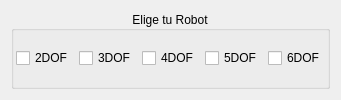
              <widget class="QWidget" name="tabWidgetPage2">
               <attribute name="title">
                <string>Robots Simples</string>
               </attribute>
               <layout class="QGridLayout" name="gridLayout_8">
                <item row="0" column="0">
                 <widget class="QGroupBox" name="gridGroupBox_2">
                  <property name="maximumSize">
                   <size>
                    <width>460</width>
                    <height>200</height>
                   </size>
                  </property>
                  <property name="title">
                   <string>Elige tu Robot</string>
                  </property>
                  <property name="alignment">
                   <set>Qt::AlignCenter</set>
                  </property>
                  <layout class="QGridLayout" name="gridLayout_20">
                   <property name="leftMargin">
                    <number>2</number>
                   </property>
                   <property name="topMargin">
                    <number>2</number>
                   </property>
                   <property name="rightMargin">
                    <number>2</number>
                   </property>
                   <property name="bottomMargin">
                    <number>2</number>
                   </property>
                   <item row="0" column="0">
                    <widget class="QCheckBox" name="checkBox2DOFs">
                     <property name="toolTip">
                      <string>&lt;html&gt;&lt;head/&gt;&lt;body&gt;&lt;p&gt;Robot basico de 2 grados de libertad&lt;/p&gt;&lt;/body&gt;&lt;/html&gt;</string>
                     </property>
                     <property name="text">
                      <string>2DOF</string>
                     </property>
                    </widget>
                   </item>
                   <item row="0" column="1">
                    <widget class="QCheckBox" name="checkBox3DOFs">
                     <property name="toolTip">
                      <string>&lt;html&gt;&lt;head/&gt;&lt;body&gt;&lt;p&gt;Robot basico de 3 grados de libertad&lt;/p&gt;&lt;/body&gt;&lt;/html&gt;</string>
                     </property>
                     <property name="text">
                      <string>3DOF</string>
                     </property>
                    </widget>
                   </item>
                   <item row="0" column="2">
                    <widget class="QCheckBox" name="checkBox4DOFs">
                     <property name="toolTip">
                      <string>&lt;html&gt;&lt;head/&gt;&lt;body&gt;&lt;p&gt;Robot basico de 4 grados de libertad&lt;/p&gt;&lt;/body&gt;&lt;/html&gt;</string>
                     </property>
                     <property name="text">
                      <string>4DOF</string>
                     </property>
                    </widget>
                   </item>
                   <item row="0" column="3">
                    <widget class="QCheckBox" name="checkBox5DOFs">
                     <property name="toolTip">
                      <string>&lt;html&gt;&lt;head/&gt;&lt;body&gt;&lt;p&gt;Robot basico de 5 grados de libertad&lt;/p&gt;&lt;/body&gt;&lt;/html&gt;</string>
                     </property>
                     <property name="text">
                      <string>5DOF</string>
                     </property>
                    </widget>
                   </item>
                   <item row="0" column="4">
                    <widget class="QCheckBox" name="checkBox6DOFs">
                     <property name="toolTip">
                      <string>&lt;html&gt;&lt;head/&gt;&lt;body&gt;&lt;p&gt;Robot basico de 6 grados de libertad&lt;/p&gt;&lt;/body&gt;&lt;/html&gt;</string>
                     </property>
                     <property name="text">
                      <string>6DOF</string>
                     </property>
                    </widget>
                   </item>
                  </layout>
                 </widget>
                </item>
               </layout>
              </widget>
